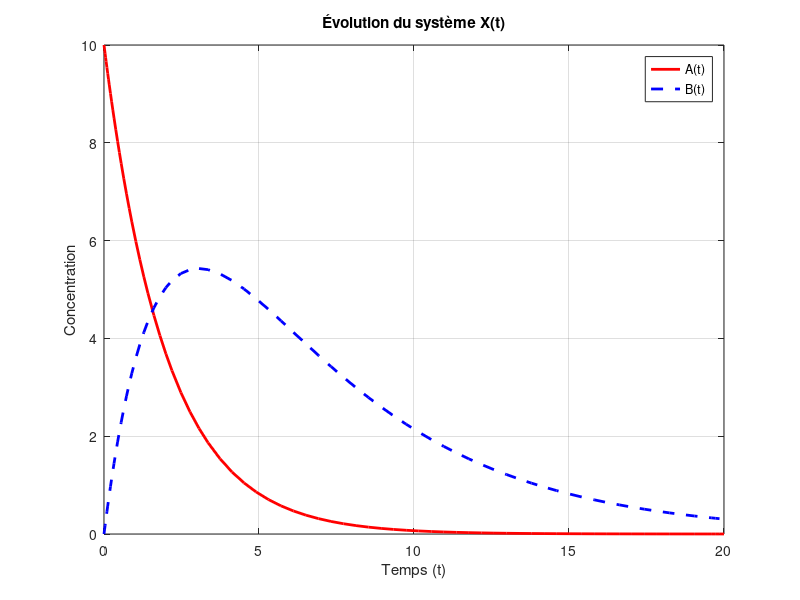

The MATLAB source for this figure:
% Paramètres du système
k1 = 0.5; 
k2 = 0.2;

% Définition du système d'équations différentielles
% X(1) correspond à A, X(2) correspond à B
dXdt = @(t, X) [ -k1 * X(1); 
                  k1 * X(1) - k2 * X(2) ];

% Conditions initiales : A(0) = 10, B(0) = 0
X0 = [10; 0];

% Intervalle de temps (de 0 à 20 unités de temps)
tspan = [0 20];

% Résolution avec ode45
[t, sol] = ode45(dXdt, tspan, X0);

% Extraction des résultats
A = sol(:, 1);
B = sol(:, 2);

% Visualisation
figure;
plot(t, A, 'r-', 'LineWidth', 2); hold on;
plot(t, B, 'b--', 'LineWidth', 2);
grid on;

% Mise en forme du graphique
xlabel('Temps (t)');
ylabel('Concentration');
title('Évolution du système X(t)');
legend('A(t)', 'B(t)');
%  (plot, xlabel, title...)
saveas(gcf, 'resultat.png');
